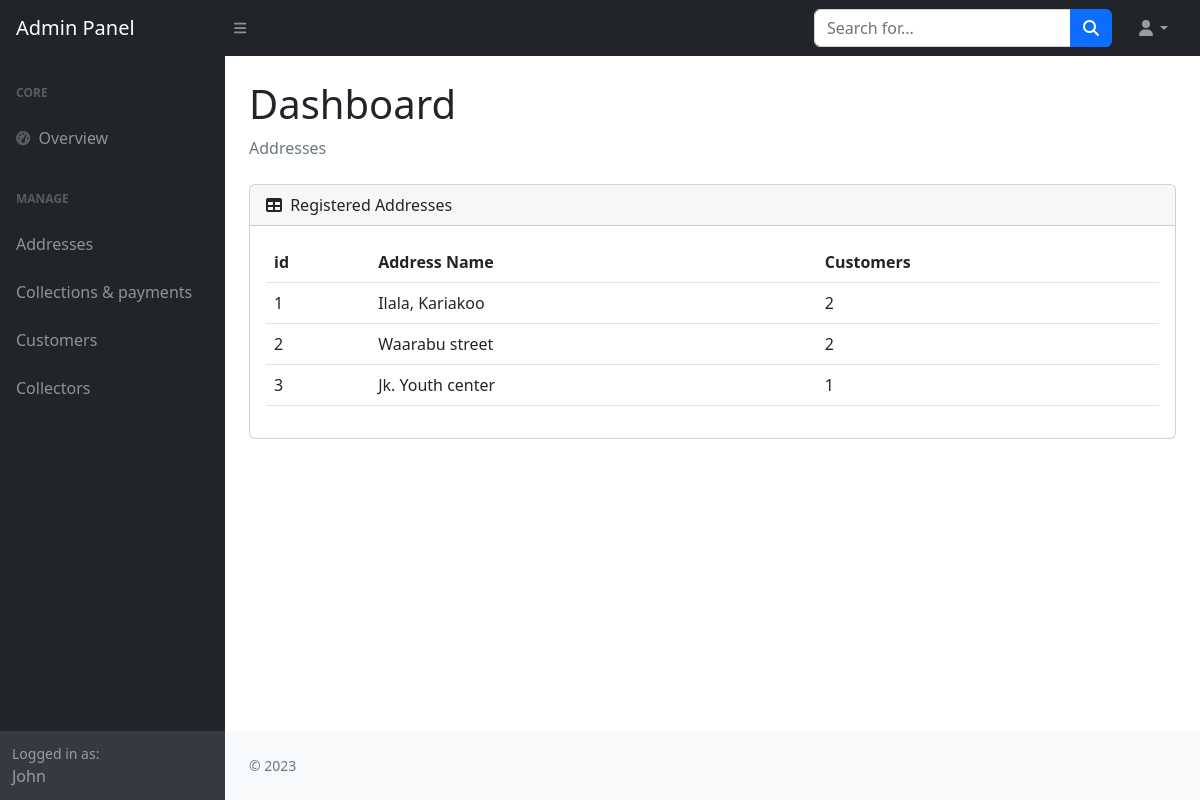
Page /addresses/ (signed in) on the committed database.
### wms_app/models.py (models this page shows, shortened)
class Area(models.Model):
    name = models.CharField(max_length=100)

### wms_app/views.py (the view)
# urls.py: path('addresses/', address_view, name='addresses'),
def address_view(request):
    areas = Area.objects.all()
    area_data = []
    for area in areas:
        customers_count = Customer.objects.filter(address=area.id).count()
        area_data.append({'area': area, 'customer_count': customers_count})
    return render(request, 'dashboard/address.html', {'area_data': area_data})

### templates/dashboard/address.html (shortened to what this page needs)
{% extends 'dashboard/base.html' %}
{% load static %}
{% block body %}
<body class="sb-nav-fixed">
    <nav class="sb-topnav navbar navbar-expand navbar-dark bg-dark">
        <a class="navbar-brand ps-3" href="index.html">Admin Panel</a>
        <button class="btn btn-link btn-sm order-1 order-lg-0 me-4 me-lg-0" id="sidebarToggle" href="#!"><i class="fas fa-bars"></i></button>
        <form class="d-none d-md-inline-block form-inline ms-auto me-0 me-md-3 my-2 my-md-0">
            <div class="input-group">
                <input class="form-control" type="text" placeholder="Search for..." aria-label="Search for..." aria-describedby="btnNavbarSearch" />
                <button class="btn btn-primary" id="btnNavbarSearch" type="button"><i class="fas fa-search"></i></button>
            </div>
        </form>
        <ul class="navbar-nav ms-auto ms-md-0 me-3 me-lg-4">
            <li class="nav-item dropdown">
                <a class="nav-link dropdown-toggle" id="navbarDropdown" href="#" role="button" data-bs-toggle="dropdown" aria-expanded="false"><i class="fas fa-user fa-fw"></i></a>
            </li>
        </ul>
    </nav>
    <div id="layoutSidenav">
        {% include "dashboard/admin_side_panel.html" %}
        <div id="layoutSidenav_content">
            <main>
                <div class="container-fluid px-4">
                    <h1 class="mt-4">Dashboard</h1>
                    <ol class="breadcrumb mb-4">
                        <li class="breadcrumb-item active">Addresses</li>
                    </ol>
                    <div class="card mb-4">
                        <div class="card-header">
                            <i class="fas fa-table me-1"></i>
                            Registered Addresses
                        </div>
                        <div class="card-body">
                            <table id="" class='table'>
                                <thead>
                                    <tr>
                                        <th>id</th>
                                        <th>Address Name</th>
                                        <th>Customers</th>
                                    </tr>
                                </thead>
                                <tbody>
                                    {% for data in area_data %}
                                        <tr>
                                        <td>{{ data.area.id }}</td>
                                        <td>{{ data.area.name }}</td>
                                        <td>{{ data.customer_count }}</td>
                                        </tr>
                                    {% endfor %}
                                </tbody>
                            </table>
                        </div>
                    </div>
                </div>
            </main>
            <footer class="py-4 bg-light mt-auto">
                <div class="container-fluid px-4">
                    <div class="d-flex align-items-center justify-content-between small">
                        <div class="text-muted">&copy; 2023</div>
                    </div>
                </div>
            </footer>
        </div>
    </div>
</body>
{% endblock body %}

### templates/dashboard/admin_side_panel.html
<div id="layoutSidenav_nav">
    <nav class="sb-sidenav accordion sb-sidenav-dark" id="sidenavAccordion">
        <div class="sb-sidenav-menu">
            <div class="nav">
                <div class="sb-sidenav-menu-heading">Core</div>
                <a class="nav-link" href="/dashboard">
                    <div class="sb-nav-link-icon"><i class="fas fa-tachometer-alt"></i></div>
                    Overview
                </a>
                <div class="sb-sidenav-menu-heading">Manage</div>
                <a class="nav-link" href="/addresses">Addresses</a>
                <a class="nav-link" href="layout-sidenav-light.html">Collections & payments</a>
                <a class="nav-link" href="/customers">Customers</a>
                <a class="nav-link" href="/collector">Collectors</a>
            </div>
        </div>
        <div class="sb-sidenav-footer">
            <div class="small">Logged in as:</div>
            {{request.user.first_name}}
        </div>
    </nav>
</div>

### rows in the picture
Area: area.id "1", area.name "Ilala, Kariakoo", customer_count "2"
Area: area.id "2", area.name "Waarabu street", customer_count "2"
Area: area.id "3", area.name "Jk. Youth center", customer_count "1"

### other values in the picture
{{ request.user.first_name }} "John"
